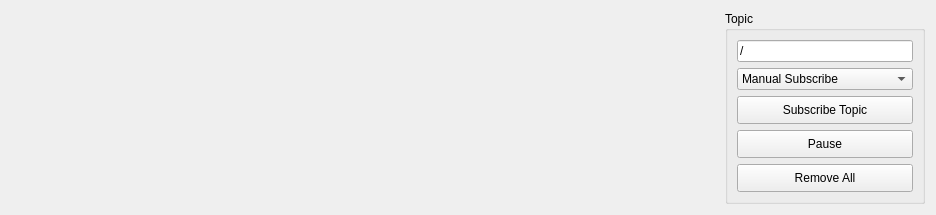
<?xml version="1.0" encoding="UTF-8"?>
<ui version="4.0">
 <class>DataPlotWidget</class>
 <widget class="QWidget" name="DataPlotWidget">
  <property name="geometry">
   <rect>
    <x>0</x>
    <y>0</y>
    <width>936</width>
    <height>215</height>
   </rect>
  </property>
  <property name="windowTitle">
   <string>Plot</string>
  </property>
  <layout class="QGridLayout" name="gridLayout">
   <item row="0" column="0">
    <widget class="MatDataPlot" name="data_plot">
     <property name="sizePolicy">
      <sizepolicy hsizetype="Expanding" vsizetype="Expanding">
       <horstretch>0</horstretch>
       <verstretch>0</verstretch>
      </sizepolicy>
     </property>
     <property name="minimumSize">
      <size>
       <width>50</width>
       <height>50</height>
      </size>
     </property>
     <property name="baseSize">
      <size>
       <width>0</width>
       <height>0</height>
      </size>
     </property>
     <property name="focusPolicy">
      <enum>Qt::WheelFocus</enum>
     </property>
     <property name="acceptDrops">
      <bool>true</bool>
     </property>
     <property name="autoFillBackground">
      <bool>false</bool>
     </property>
     <zorder>comboBox</zorder>
     <zorder>groupBox</zorder>
    </widget>
   </item>
   <item row="0" column="1">
    <widget class="QGroupBox" name="groupBox">
     <property name="sizePolicy">
      <sizepolicy hsizetype="Minimum" vsizetype="Preferred">
       <horstretch>0</horstretch>
       <verstretch>0</verstretch>
      </sizepolicy>
     </property>
     <property name="minimumSize">
      <size>
       <width>0</width>
       <height>0</height>
      </size>
     </property>
     <property name="maximumSize">
      <size>
       <width>200</width>
       <height>16777215</height>
      </size>
     </property>
     <property name="title">
      <string>Topic</string>
     </property>
     <layout class="QGridLayout" name="gridLayout_2">
      <item row="0" column="0">
       <layout class="QVBoxLayout" name="verticalLayout">
        <item>
         <widget class="QLineEdit" name="topic_edit">
          <property name="text">
           <string>/</string>
          </property>
         </widget>
        </item>
        <item>
         <widget class="QComboBox" name="comboBox">
          <item>
           <property name="text">
            <string>Manual Subscribe</string>
           </property>
          </item>
          <item>
           <property name="text">
            <string>FHWA2 Combined</string>
           </property>
          </item>
          <item>
           <property name="text">
            <string>GPS</string>
           </property>
          </item>
          <item>
           <property name="text">
            <string>SRI</string>
           </property>
          </item>
          <item>
           <property name="text">
            <string>Kapsch</string>
           </property>
          </item>
          <item>
           <property name="text">
            <string>Penn St.</string>
           </property>
          </item>
         </widget>
        </item>
        <item>
         <widget class="QPushButton" name="subscribe_topic_button">
          <property name="sizePolicy">
           <sizepolicy hsizetype="Preferred" vsizetype="Preferred">
            <horstretch>0</horstretch>
            <verstretch>0</verstretch>
           </sizepolicy>
          </property>
          <property name="contextMenuPolicy">
           <enum>Qt::DefaultContextMenu</enum>
          </property>
          <property name="text">
           <string>Subscribe Topic</string>
          </property>
          <property name="checkable">
           <bool>false</bool>
          </property>
         </widget>
        </item>
        <item>
         <widget class="QPushButton" name="pause_button">
          <property name="sizePolicy">
           <sizepolicy hsizetype="Preferred" vsizetype="Preferred">
            <horstretch>0</horstretch>
            <verstretch>0</verstretch>
           </sizepolicy>
          </property>
          <property name="text">
           <string>Pause</string>
          </property>
          <property name="checkable">
           <bool>true</bool>
          </property>
         </widget>
        </item>
        <item>
         <widget class="QPushButton" name="clear_button">
          <property name="sizePolicy">
           <sizepolicy hsizetype="Preferred" vsizetype="Preferred">
            <horstretch>0</horstretch>
            <verstretch>0</verstretch>
           </sizepolicy>
          </property>
          <property name="text">
           <string>Remove All</string>
          </property>
         </widget>
        </item>
       </layout>
      </item>
     </layout>
     <zorder>verticalLayoutWidget</zorder>
     <zorder>topic_edit</zorder>
    </widget>
   </item>
  </layout>
 </widget>
 <customwidgets>
  <customwidget>
   <class>MatDataPlot</class>
   <extends>QFrame</extends>
   <header>fhwa2_gui.mat_data_plot</header>
   <container>1</container>
  </customwidget>
 </customwidgets>
 <resources/>
 <connections/>
</ui>
